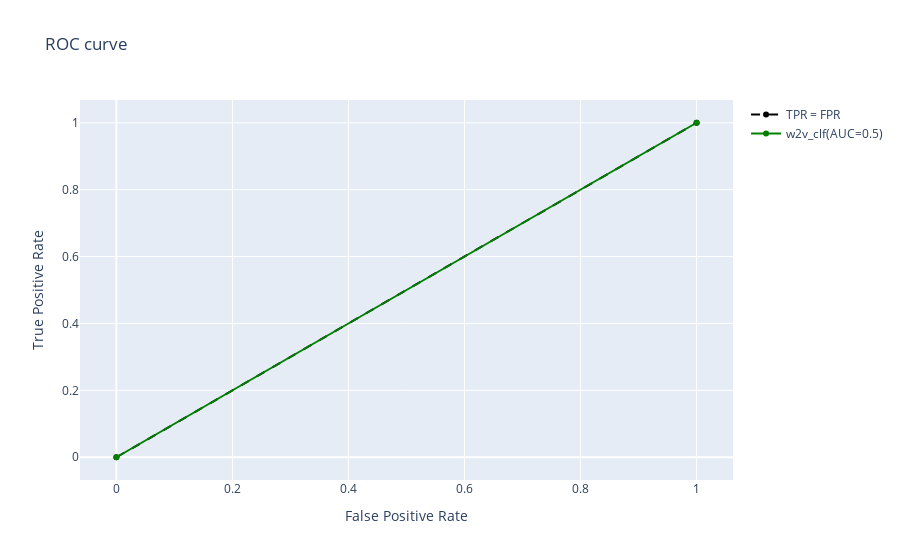

The cell this chart's notebook holds for it:
### Code cell
lr = LogisticRegression()
w2v_lr_pipe = Pipeline([('w2v', MeanEmbeddingVectorizer(w2v)), ('lr', lr)])


w2v_lr_pipe.fit(X_train, Y_train)

Y_pred_w2v = w2v_lr_pipe.predict(X_test)

from sklearn.metrics import classification_report
print(classification_report(Y_test, Y_pred_w2v))

utills.confusion_Matrix(Y_test,Y_pred_w2v)

utills.PlotRocAuc(Y_test, Y_pred_w2v, "green", "w2v_clf")

### Figure 1 — Plotly figure (JSON) as saved in the notebook; plotly's stock layout.template omitted (floating-point values rounded to 4 significant figures)
{"data": [{"line": {"color": "black", "dash": "dash"}, "name": "TPR = FPR", "type": "scatter", "x": [0, 1], "y": [0, 1]}, {"marker": {"color": "green"}, "name": "w2v_clf(AUC=0.5)", "type": "scatter", "x": [0, 1], "y": [0, 1]}], "layout": {"title": {"text": "ROC curve"}, "xaxis": {"title": {"text": "False Positive Rate"}}, "yaxis": {"title": {"text": "True Positive Rate"}}}}
